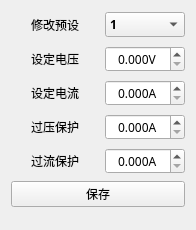
                      <widget class="QWidget" name="scrollAreaWidgetContents_6">
                       <property name="geometry">
                        <rect>
                         <x>0</x>
                         <y>0</y>
                         <width>196</width>
                         <height>230</height>
                        </rect>
                       </property>
                       <layout class="QVBoxLayout" name="verticalLayout_23">
                        <item>
                         <layout class="QHBoxLayout" name="horizontalLayout_40" stretch="1,2">
                          <item>
                           <widget class="QLabel" name="label_39">
                            <property name="minimumSize">
                             <size>
                              <width>0</width>
                              <height>28</height>
                             </size>
                            </property>
                            <property name="font">
                             <font>
                              <family>Sarasa Fixed SC SemiBold</family>
                             </font>
                            </property>
                            <property name="text">
                             <string>修改预设</string>
                            </property>
                            <property name="alignment">
                             <set>Qt::AlignCenter</set>
                            </property>
                            <property name="margin">
                             <number>6</number>
                            </property>
                           </widget>
                          </item>
                          <item>
                           <widget class="QComboBox" name="comboPresetEdit2">
                            <property name="maximumSize">
                             <size>
                              <width>80</width>
                              <height>16777215</height>
                             </size>
                            </property>
                            <property name="font">
                             <font>
                              <family>Sarasa Fixed SC SemiBold</family>
                              <pointsize>9</pointsize>
                              <bold>true</bold>
                             </font>
                            </property>
                            <item>
                             <property name="text">
                              <string>1</string>
                             </property>
                            </item>
                            <item>
                             <property name="text">
                              <string>2</string>
                             </property>
                            </item>
                            <item>
                             <property name="text">
                              <string>3</string>
                             </property>
                            </item>
                            <item>
                             <property name="text">
                              <string>4</string>
                             </property>
                            </item>
                            <item>
                             <property name="text">
                              <string>5</string>
                             </property>
                            </item>
                            <item>
                             <property name="text">
                              <string>6</string>
                             </property>
                            </item>
                            <item>
                             <property name="text">
                              <string>7</string>
                             </property>
                            </item>
                            <item>
                             <property name="text">
                              <string>8</string>
                             </property>
                            </item>
                            <item>
                             <property name="text">
                              <string>9</string>
                             </property>
                            </item>
                           </widget>
                          </item>
                         </layout>
                        </item>
                        <item>
                         <layout class="QHBoxLayout" name="horizontalLayout_31" stretch="1,2">
                          <item>
                           <widget class="QLabel" name="label_42">
                            <property name="minimumSize">
                             <size>
                              <width>0</width>
                              <height>28</height>
                             </size>
                            </property>
                            <property name="font">
                             <font>
                              <family>Sarasa Fixed SC SemiBold</family>
                             </font>
                            </property>
                            <property name="text">
                             <string>设定电压</string>
                            </property>
                            <property name="alignment">
                             <set>Qt::AlignCenter</set>
                            </property>
                            <property name="margin">
                             <number>6</number>
                            </property>
                           </widget>
                          </item>
                          <item>
                           <widget class="QDoubleSpinBox" name="spinBoxPreset2Voltage">
                            <property name="maximumSize">
                             <size>
                              <width>80</width>
                              <height>16777215</height>
                             </size>
                            </property>
                            <property name="font">
                             <font>
                              <family>Sarasa Fixed SC SemiBold</family>
                             </font>
                            </property>
                            <property name="alignment">
                             <set>Qt::AlignCenter</set>
                            </property>
                            <property name="suffix">
                             <string>V</string>
                            </property>
                            <property name="decimals">
                             <number>3</number>
                            </property>
                            <property name="minimum">
                             <double>0.000000000000000</double>
                            </property>
                            <property name="maximum">
                             <double>30.000000000000000</double>
                            </property>
                            <property name="singleStep">
                             <double>0.100000000000000</double>
                            </property>
                            <property name="stepType">
                             <enum>QAbstractSpinBox::AdaptiveDecimalStepType</enum>
                            </property>
                           </widget>
                          </item>
                         </layout>
                        </item>
                        <item>
                         <layout class="QHBoxLayout" name="horizontalLayout_52" stretch="1,2">
                          <item>
                           <widget class="QLabel" name="label_43">
                            <property name="minimumSize">
                             <size>
                              <width>0</width>
                              <height>28</height>
                             </size>
                            </property>
                            <property name="font">
                             <font>
                              <family>Sarasa Fixed SC SemiBold</family>
                             </font>
                            </property>
                            <property name="text">
                             <string>设定电流</string>
                            </property>
                            <property name="alignment">
                             <set>Qt::AlignCenter</set>
                            </property>
                            <property name="margin">
                             <number>6</number>
                            </property>
                           </widget>
                          </item>
                          <item>
                           <widget class="QDoubleSpinBox" name="spinBoxPreset2Current">
                            <property name="maximumSize">
                             <size>
                              <width>80</width>
                              <height>16777215</height>
                             </size>
                            </property>
                            <property name="font">
                             <font>
                              <family>Sarasa Fixed SC SemiBold</family>
                             </font>
                            </property>
                            <property name="alignment">
                             <set>Qt::AlignCenter</set>
                            </property>
                            <property name="suffix">
                             <string>A</string>
                            </property>
                            <property name="decimals">
                             <number>3</number>
                            </property>
                            <property name="minimum">
                             <double>0.000000000000000</double>
                            </property>
                            <property name="maximum">
                             <double>10.000000000000000</double>
                            </property>
                            <property name="singleStep">
                             <double>0.100000000000000</double>
                            </property>
                            <property name="stepType">
                             <enum>QAbstractSpinBox::AdaptiveDecimalStepType</enum>
                            </property>
                            <property name="value">
                             <double>0.000000000000000</double>
                            </property>
                           </widget>
                          </item>
                         </layout>
                        </item>
                        <item>
                         <layout class="QHBoxLayout" name="horizontalLayout_53" stretch="1,2">
                          <item>
                           <widget class="QLabel" name="label_44">
                            <property name="minimumSize">
                             <size>
                              <width>0</width>
                              <height>28</height>
                             </size>
                            </property>
                            <property name="font">
                             <font>
                              <family>Sarasa Fixed SC SemiBold</family>
                             </font>
                            </property>
                            <property name="text">
                             <string>过压保护</string>
                            </property>
                            <property name="alignment">
                             <set>Qt::AlignCenter</set>
                            </property>
                            <property name="margin">
                             <number>6</number>
                            </property>
                           </widget>
                          </item>
                          <item>
                           <widget class="QDoubleSpinBox" name="spinBoxPreset2OVP">
                            <property name="maximumSize">
                             <size>
                              <width>80</width>
                              <height>16777215</height>
                             </size>
                            </property>
                            <property name="font">
                             <font>
                              <family>Sarasa Fixed SC SemiBold</family>
                             </font>
                            </property>
                            <property name="alignment">
                             <set>Qt::AlignCenter</set>
                            </property>
                            <property name="suffix">
                             <string>A</string>
                            </property>
                            <property name="decimals">
                             <number>3</number>
                            </property>
                            <property name="minimum">
                             <double>0.000000000000000</double>
                            </property>
                            <property name="maximum">
                             <double>10.000000000000000</double>
                            </property>
                            <property name="singleStep">
                             <double>0.100000000000000</double>
                            </property>
                            <property name="stepType">
                             <enum>QAbstractSpinBox::AdaptiveDecimalStepType</enum>
                            </property>
                            <property name="value">
                             <double>0.000000000000000</double>
                            </property>
                           </widget>
                          </item>
                         </layout>
                        </item>
                        <item>
                         <layout class="QHBoxLayout" name="horizontalLayout_54" stretch="1,2">
                          <item>
                           <widget class="QLabel" name="label_45">
                            <property name="minimumSize">
                             <size>
                              <width>0</width>
                              <height>28</height>
                             </size>
                            </property>
                            <property name="font">
                             <font>
                              <family>Sarasa Fixed SC SemiBold</family>
                             </font>
                            </property>
                            <property name="text">
                             <string>过流保护</string>
                            </property>
                            <property name="alignment">
                             <set>Qt::AlignCenter</set>
                            </property>
                            <property name="margin">
                             <number>6</number>
                            </property>
                           </widget>
                          </item>
                          <item>
                           <widget class="QDoubleSpinBox" name="spinBoxPreset2OCP">
                            <property name="maximumSize">
                             <size>
                              <width>80</width>
                              <height>16777215</height>
                             </size>
                            </property>
                            <property name="font">
                             <font>
                              <family>Sarasa Fixed SC SemiBold</family>
                             </font>
                            </property>
                            <property name="alignment">
                             <set>Qt::AlignCenter</set>
                            </property>
                            <property name="suffix">
                             <string>A</string>
                            </property>
                            <property name="decimals">
                             <number>3</number>
                            </property>
                            <property name="minimum">
                             <double>0.000000000000000</double>
                            </property>
                            <property name="maximum">
                             <double>10.000000000000000</double>
                            </property>
                            <property name="singleStep">
                             <double>0.100000000000000</double>
                            </property>
                            <property name="stepType">
                             <enum>QAbstractSpinBox::AdaptiveDecimalStepType</enum>
                            </property>
                            <property name="value">
                             <double>0.000000000000000</double>
                            </property>
                           </widget>
                          </item>
                         </layout>
                        </item>
                        <item>
                         <widget class="QPushButton" name="btnPreset2Save">
                          <property name="font">
                           <font>
                            <family>Sarasa Fixed SC SemiBold</family>
                           </font>
                          </property>
                          <property name="text">
                           <string>保存</string>
                          </property>
                         </widget>
                        </item>
                        <item>
                         <spacer name="verticalSpacer_7">
                          <property name="font">
                           <font>
                            <family>Sarasa Fixed SC SemiBold</family>
                           </font>
                          </property>
                          <property name="orientation">
                           <enum>Qt::Vertical</enum>
                          </property>
                          <property name="sizeHint" stdset="0">
                           <size>
                            <width>20</width>
                            <height>40</height>
                           </size>
                          </property>
                         </spacer>
                        </item>
                       </layout>
                      </widget>
